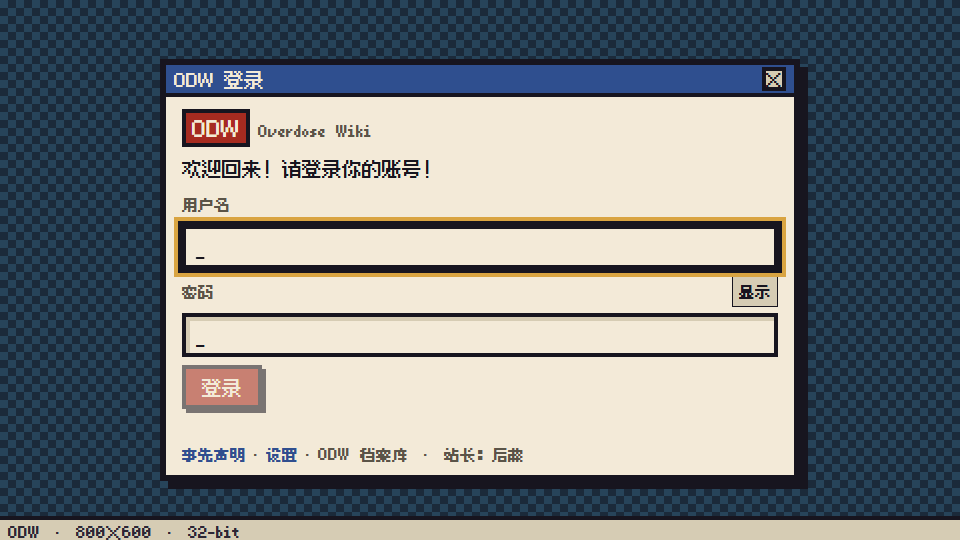
#> input picture tests/e2e/gate-visual.spec.ts-snapshots/login-960-chromium-win32.png, 960 x 540 px
$ python pixelize.py --in ../tests/e2e/gate-visual.spec.ts-snapshots/login-960-chromium-win32.png --out out.png --width 100 --height 100
#> lines starting #> are read from the running program, lines starting #| are printed output that depends on the picture
#!/usr/bin/env python3
"""Downscale a generated illustration to game resolution and quantize to the 24-color palette."""

import argparse
from pathlib import Path

from PIL import Image, ImageFilter

PALETTE = [
    "#0b0a10", "#17151f", "#2b2735", "#e8e0cc", "#d6ccb4", "#f3ead8",
    "#5a5448", "#8c8270", "#a62b20", "#721a14", "#f2d9cf", "#2f4f8f",
    "#4a6fa5", "#3f6b3f", "#d9a441", "#f0c866", "#1b2a3a", "#27445a",
    "#8fa8b8", "#d8b89a", "#2a2a32", "#4a4a55", "#e8c87a", "#5b8fa8",
    "#d98f9b", "#9c4f5e", "#7f9a6b", "#4f6b4a",
]


def palette_image() -> Image.Image:
    flat = []
    for hex_color in PALETTE:
        flat.extend(int(hex_color[i:i + 2], 16) for i in (1, 3, 5))
    flat.extend([0, 0, 0] * (256 - len(PALETTE)))
    pal = Image.new("P", (1, 1))
    pal.putpalette(flat)
    return pal


def key_out(img: Image.Image, hex_color: str, tolerance: int) -> Image.Image:
    rgb = img.convert("RGB")
    key = tuple(int(hex_color[i:i + 2], 16) for i in (1, 3, 5))

    def distance(px):
        return abs(px[0] - key[0]) + abs(px[1] - key[1]) + abs(px[2] - key[2])

    alpha = Image.new("L", rgb.size, 255)
    alpha.putdata([0 if distance(px) <= tolerance else 255 for px in rgb.getdata()])
    alpha = alpha.filter(ImageFilter.MinFilter(5))
    out = rgb.convert("RGBA")
    out.putalpha(alpha)
    return out


def key_magenta(img: Image.Image) -> Image.Image:
    """Key a noisy magenta backdrop: high red/blue, low green."""
    rgb = img.convert("RGB")

    def is_magenta(px):
        r, g, b = px
        return g < 135 and r > 150 and b > 120 and (r - g) > 75 and (b - g) > 60

    alpha = Image.new("L", rgb.size, 255)
    alpha.putdata([0 if is_magenta(px) else 255 for px in rgb.getdata()])
    alpha = alpha.filter(ImageFilter.MinFilter(5))
    out = rgb.convert("RGBA")
    out.putalpha(alpha)
    return out


def main() -> None:
    parser = argparse.ArgumentParser()
    parser.add_argument("--in", dest="src", required=True)
    parser.add_argument("--out", required=True)
    parser.add_argument("--width", type=int, required=True)
    parser.add_argument("--height", type=int, required=True)
    parser.add_argument("--key", help="hex color to make transparent, e.g. #ff00ff")
    parser.add_argument("--magenta", action="store_true", help="key a noisy magenta backdrop")
    parser.add_argument("--tolerance", type=int, default=90)
    parser.add_argument("--crop", help="x,y,w,h in source pixels")
    parser.add_argument("--dither", action="store_true")
    parser.add_argument(
        "--gamma",
        type=float,
        default=1.0,
        help="gamma applied before quantizing; <1 lifts shadows (night scenes)",
    )
    parser.add_argument("--preview", help="optional 3x nearest-neighbor preview path")
    args = parser.parse_args()

    img = Image.open(args.src).convert("RGB")
#> img is the input picture: PIL image 960x540 RGB; mean R, G, B 125.9, 130.9, 132.6
    if args.crop:
        x, y, w, h = (int(value) for value in args.crop.split(","))
        img = img.crop((x, y, x + w, y + h))
    if args.magenta:
        img = key_magenta(img)
    elif args.key:
        img = key_out(img, args.key, args.tolerance)
    img = img.resize((args.width, args.height), Image.Resampling.LANCZOS)
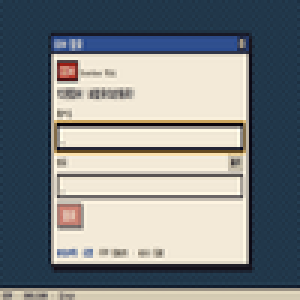
#> img: PIL image 100x100 RGB (shown 3 times larger); mean R, G, B 125.9, 130.9, 132.6
    has_alpha = img.mode == "RGBA"
#> has_alpha = False
    if has_alpha:
        alpha = img.getchannel("A").point(lambda a: 255 if a >= 128 else 0)
    rgb = img.convert("RGB")
    if args.gamma != 1.0:
        table = [min(255, round(255 * ((value / 255) ** args.gamma))) for value in range(256)]
        rgb = rgb.point(table * 3)
    quant = rgb.quantize(
        palette=palette_image(),
        dither=Image.Dither.FLOYDSTEINBERG if args.dither else Image.Dither.NONE,
    ).convert("RGB")
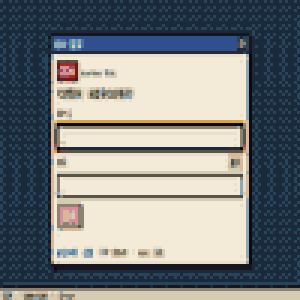
#> quant: PIL image 100x100 RGB (shown 3 times larger); mean R, G, B 124.1, 128.1, 128.8
    if has_alpha:
        out = quant.convert("RGBA")
        out.putalpha(alpha)
    else:
        out = quant
    Path(args.out).parent.mkdir(parents=True, exist_ok=True)
    out.save(args.out, optimize=True)

    if args.preview:
        preview = out.resize((args.width * 3, args.height * 3), Image.Resampling.NEAREST)
        preview.save(args.preview)

    colors = {px for px in out.convert("RGB").getdata()}
#> colors = 26 items
    print(f"ok {args.out} {args.width}x{args.height} colors={len(colors)}")
#| ok out.png 100x100 colors=26


if __name__ == "__main__":
    main()
